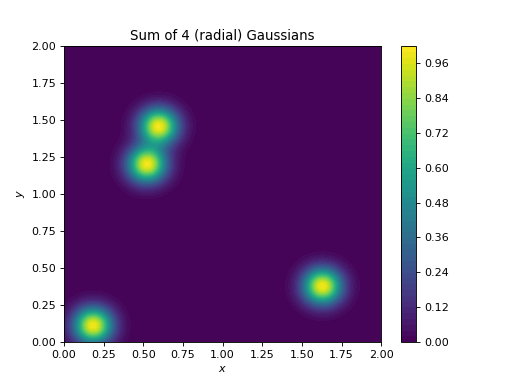

Write the Python code that produced this figure.
import numpy as np
import matplotlib.pyplot as plt
from pycsou.linop.sampling import MappedDistanceMatrix

t = np.linspace(0, 2, 256)
rng = np.random.default_rng(seed=2)
x,y = np.meshgrid(t,t)
samples1 = np.stack((x.flatten(), y.flatten()), axis=-1)
samples2 = np.stack((2 * rng.random(size=4), 2 * rng.random(size=4)), axis=-1)
alpha = np.ones(samples2.shape[0])
sigma = 1 / 12
func = lambda x: np.exp(-x ** 2 / (2 * sigma ** 2))
MDMOp = MappedDistanceMatrix(samples1=samples1, samples2=samples2, function=func, operator_type='dask')
plt.contourf(x,y,(MDMOp * alpha).reshape(t.size, t.size), 50)
plt.title('Sum of 4 (radial) Gaussians')
plt.colorbar()
plt.xlabel('$x$')
plt.ylabel('$y$')
